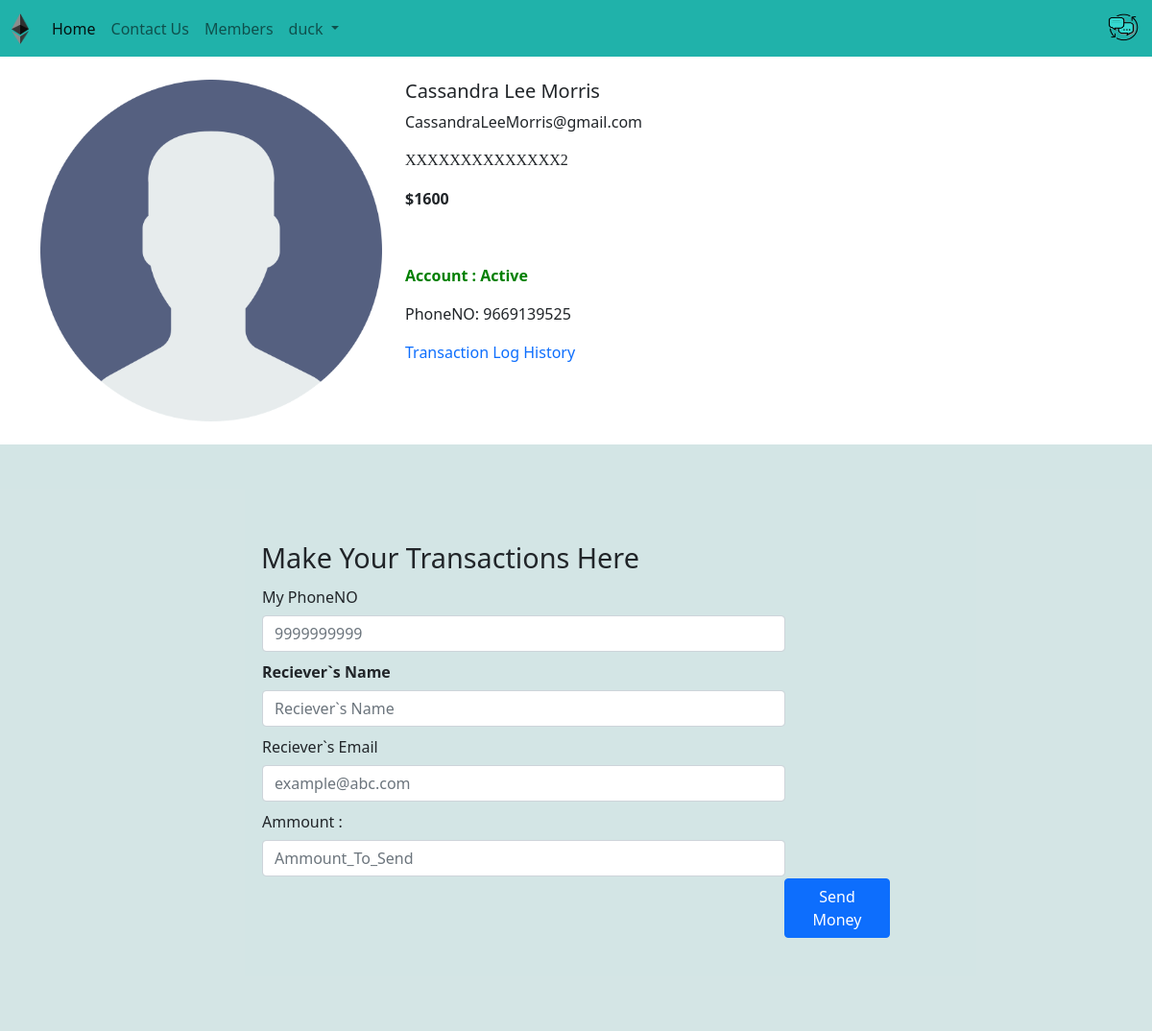
/customer/2 (signed in), run on the app's committed database.
### Bank/models.py (models this page shows, shortened)
class CustomerAccount(models.Model):
    name=models.CharField(max_length=30)
    email=models.CharField(max_length=30,null=True, blank=True)
    account_active=models.BooleanField(default=True)
    image=models.ImageField(upload_to='media/', default="Image003.png")
    totalbalance=models.IntegerField(default=1000)
    phoneno=models.CharField(max_length=11,blank=True)

### Bank/views.py (the view)
# urls.py: path('customer/<int:acc>', views.Member, name='ViewMemberdetails'),
def Member(request,acc): #register function
    member= CustomerAccount.objects.get(id=acc)
    print("------------>",request.user.username)
    if (request.user.username!=(None or "")):
        if request.method=="POST":
            rname=request.POST.get("rname")
            if (rname in db_check('name')):
                remail=request.POST.get("remail")
                if (remail in db_check('email')):
                    sname=request.user.username
                    semail=request.user.username+'@gmail.com'
                    sphone=request.POST.get('sphoneno')
                    if(sphone in db_check('phoneno')):
                        sammount=request.POST.get('sammount')
                        if (member.totalbalance > int(sammount)):
                            transfer_detail=transectiondetail(recievername=rname,recieveremail=remail,sendername=sname,senderemail=semail,money_amt=int(sammount))
                            transfer_detail.save()
                            member1=CustomerAccount.objects.get(name=rname) # Reciever`s id
                            member1.totalbalance=(member1.totalbalance+int(sammount))
                            member2=CustomerAccount.objects.get(name=sname) # Sender`s id
                            member2.totalbalance=(member1.totalbalance-int(sammount))
                            try:
                                member1.save() #    <----------------,
                                member2.save() #    <----------------'............(save them in the database)
                            except:
                                print("Got an Error in Saveing particular element of the database")
                        else:
                            return(HttpResponse('not enough balance'))
                    else:
                        return(HttpResponse('Phone invalid'))
                else:
                    return(HttpResponse('Email invalid'))
            else:
                return (render(request, 'Member.html', {'memberDetail':{'name':'Invalid transaction detail','email':'Please  Check your details and Try Again'}}))
    else:
        return(HttpResponse("<b>please Login <br>To make any Transactions...</b>"))
    return (render(request, 'Member.html', {'memberDetail':member,'username':request.user.username}))

### template/Member.html (shortened to what this page needs)
{% extends 'Basic.html' %}
{% block username %}{{username}}{% endblock username %}
{% block body %}
<div class="container my-4">
    <div class="row">
    <div class="col-md-4">
    <div class="row">
        {% load static %}
        <img src="{% static './media/user.png'%}" alt="{{memberDetail.image}}"  min-width="233px" min-height="385px">
    </div>
    </div>
    <div class="col-md-8">
        <h5>{{memberDetail.name}}</h5>
        <p>{{memberDetail.email}}</p>
        <p style="font-family: -webkit-pictograph; font-weight: 100;">XXXXXXXXXXXXXX{{memberDetail.id}}</p>
        <p><b>${{memberDetail.totalbalance}} </b></p><br>
        <p>{% if memberDetail.account_active == True %}
          <div class="Account_status" style="color:Green;font-weight: bold;">Account : Active</div>
          {% else %}
          <div class="Account_status" style="color:Red;font-weight: bold;">Account : Inactive</div>
          {% endif %}
        </p>
        <p>PhoneNO: {{memberDetail.phoneno}}</p>
        <div class="transactionLog">
                <a href="/transacton_history/{{memberDetail.name}}" style="text-decoration: none;text-decoration-color: coral;">Transaction Log History</a>
        </div>
    </div>
    </div>
</div>
<div class="transaction-form">
<form method="POST" style="padding:17rem; padding-block:6rem; background-color: #5f9ea045;">
    <span     style="font-size: 1.8em; font-weight: 500; position: relative; align-content: center;padding-right: 5em;">
        Make Your Transactions Here
    </span>
    <table>
    <tr>
        <td>
            <label for="inputEmail3" class="col-sm-4 col-form-label">My PhoneNO</label>
            <div class="col-sm-10">
            <input type="text" class="form-control" id="sphoneno" name="sphoneno" placeholder="9999999999">
        </div>
        </td>
    </tr>
    <tr>
        <th>
            <label for="inputEmail3" class="col-sm-4 col-form-label">Reciever`s Name</label>
            <div class="col-sm-10">
            <input type="text" class="form-control" id="rname" name="rname" placeholder="Reciever`s Name">
        </div>
        </th>
    </tr>
    <tr>
        <td>
            <label for="inputEmail3" class="col-sm-4 col-form-label">Reciever`s Email</label>
            <div class="col-sm-10">
            <input type="email" class="form-control" id="remail" name="remail" placeholder="example@abc.com">
        </div>
        </td>
    </tr>
    <tr>
        <td>
            <label for="inputEmail3" class="col-sm-4 col-form-label">Ammount : </label>
            <div class="col-sm-10">
            <input type="number" class="form-control" id="sammount" name="sammount" placeholder="Ammount_To_Send">
            </div>
        </td>
    </tr>
    <tr>
        <td>
            <button type="submit" class="btn btn-primary" style="margin-left:34rem" value="OK"> Send Money </button>
        </td>
    </tr>
  </table>
</form>
</div>
{% endblock body %}

### data on the page
CustomerAccount: name "Cassandra Lee Morris", email "CassandraLeeMorris@gmail.com", id "2", totalbalance "1600", phoneno "9669139525"

### other printed values
{{ username }} "duck"
